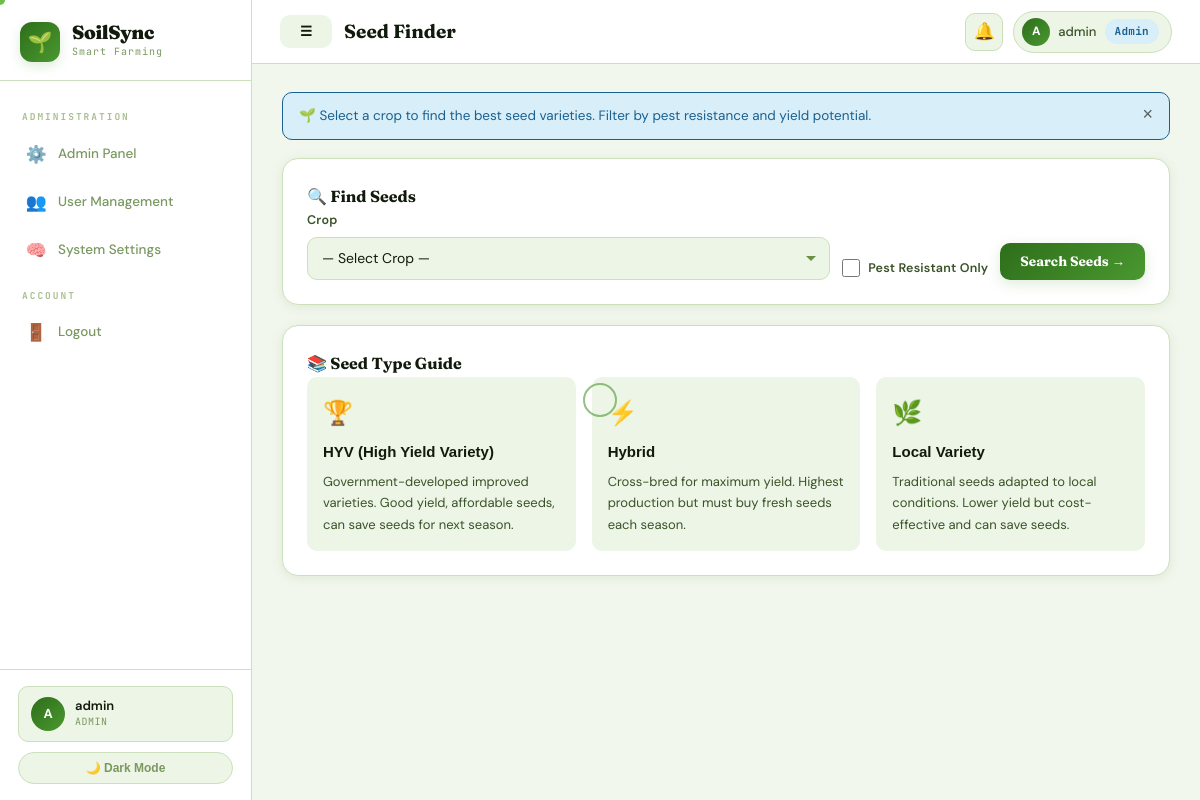
The page /seeds.php (signed in) on the database its author committed.
### tables this page shows
CREATE TABLE `users` (
  `id` int(11) NOT NULL,
  `name` varchar(100) NOT NULL,
  `phone` varchar(20) NOT NULL,
  `password` varchar(255) NOT NULL,
  `role` enum('farmer','expert','admin') DEFAULT 'farmer',
  `location_id` int(11) DEFAULT NULL,
  `created_at` timestamp NOT NULL DEFAULT current_timestamp(),
  `fc_card_number` varchar(20) DEFAULT NULL,
  `fc_category` enum('landless','marginal','small','medium','large') DEFAULT NULL,
  `fc_land_size` decimal(8,2) DEFAULT NULL,
  `fc_bank_account` varchar(30) DEFAULT NULL,
  `fc_registered_at` datetime DEFAULT NULL,
  `fc_phase` enum('pre_pilot','pilot','national') DEFAULT NULL
);

### db.php (called while the page is built, shortened)
<?php
function isLoggedIn(): bool {
    return isset($_SESSION['user_id']) && !empty($_SESSION['user_id']);
}
function currentUser($conn): ?array {
    $id = (int)$_SESSION['user_id'];
    $r = $conn->query("
        SELECT u.*, l.division, l.district
        FROM users u
        LEFT JOIN locations l ON u.location_id=l.id
        WHERE u.id=$id
        LIMIT 1
    ");
    return $r ? $r->fetch_assoc() : null;
}
?>

### seeds.php (the view, shortened to what this page needs)
<?php
require_once 'db.php';
$pageTitle = 'Seed Finder';
$activeNav = 'seeds';
$filterPR = isset($_GET['pest_resistant']);
include 'layout.php';
?>
<div class="alert alert-info">
🌱 Select a crop to find the best seed varieties.
Filter by pest resistance and yield potential.
</div>
<div class="card" style="margin-bottom:20px">
    <div class="card-title">
        🔍 Find Seeds
    </div>
    <form
        method="get"
        style="display:flex;gap:12px;flex-wrap:wrap;align-items:flex-end"
    >
        <div
            class="form-group"
            style="margin:0;flex:1;min-width:200px"
        >
            <label>Crop</label>
            <select name="crop_id">
                <option value="">
                    — Select Crop —
                </option>
            </select>
        </div>
        <div
            style="
            display:flex;
            align-items:center;
            gap:8px;
            padding-bottom:2px
            "
        >
            <input
                type="checkbox"
                id="pr"
                name="pest_resistant"
                <?= $filterPR ? 'checked' : '' ?>
                style="width:18px;height:18px"
            >
            <label
                for="pr"
                style="margin:0;cursor:pointer"
            >
                Pest Resistant Only
            </label>
        </div>
        <button type="submit" class="btn btn-primary">
            Search Seeds →
        </button>
    </form>
</div>
<div class="card" style="margin-top:20px">
<div class="card-title">
    📚 Seed Type Guide
</div>
<div class="grid-3">
    <div
        style="
        padding:16px;
        background:var(--surface2);
        border-radius:var(--radius-sm)
        "
    >
        <div style="font-size:24px;margin-bottom:8px">
            🏆
        </div>
        <div
            style="
            font-family:'Syne',sans-serif;
            font-weight:700;
            margin-bottom:6px
            "
        >
            HYV (High Yield Variety)
        </div>
        <div style="font-size:13px;color:var(--text2)">
            Government-developed improved varieties.
            Good yield, affordable seeds,
            can save seeds for next season.
        </div>
    </div>
    <div
        style="
        padding:16px;
        background:var(--surface2);
        border-radius:var(--radius-sm)
        "
    >
        <div style="font-size:24px;margin-bottom:8px">
            ⚡
        </div>
        <div
            style="
            font-family:'Syne',sans-serif;
            font-weight:700;
            margin-bottom:6px
            "
        >
            Hybrid
        </div>
        <div style="font-size:13px;color:var(--text2)">
            Cross-bred for maximum yield.
            Highest production but must buy fresh seeds each season.
        </div>
    </div>
    <div
        style="
        padding:16px;
        background:var(--surface2);
        border-radius:var(--radius-sm)
        "
    >
        <div style="font-size:24px;margin-bottom:8px">
            🌿
        </div>
        <div
            style="
            font-family:'Syne',sans-serif;
            font-weight:700;
            margin-bottom:6px
            "
        >
            Local Variety
        </div>
        <div style="font-size:13px;color:var(--text2)">
            Traditional seeds adapted to local conditions.
            Lower yield but cost-effective and can save seeds.
        </div>
    </div>
</div>
</div>
<?php include 'layout_end.php'; ?>

### layout.php (shortened to what this page needs)
<?php
$user        = currentUser($conn);
$userName    = $user['name'] ?? 'User';
$userInitial = strtoupper(substr($userName, 0, 1));
$userRole    = $user['role'] ?? 'farmer';
$nav = [];
switch ($userRole) {
  case 'admin':
    $nav = [
      'admin' => [
        ['href'=>'admin.php','icon'=>'⚙️','label'=>'Admin Panel','key'=>'admin'],
        ['href'=>'users.php','icon'=>'👥','label'=>'User Management','key'=>'users'],
        ['href'=>'system.php','icon'=>'🧠','label'=>'System Settings','key'=>'system'],
      ],
    ];
    break;
}
?>
<!DOCTYPE html>
<html lang="en" data-theme="light">
<head>
  <link rel="stylesheet" href="style.css">
</head>
<body>
<div class="app-layout">
  <aside class="sidebar" id="sidebar">
    <div class="sidebar-logo">
      <div class="logo-badge">🌱</div>
      <div class="logo-text-wrap">
        <div class="logo-name">SoilSync</div>
        <div class="logo-tag">Smart Farming</div>
      </div>
    </div>
    <nav class="sidebar-nav">
      <?php
      $sectionLabels = [
        'main'=>'Navigation',
        'monitor'=>'Monitor',
        'resources'=>'Resources',
        'expert'=>'Expert Tools',
        'admin'=>'Administration'
      ];
      foreach ($nav as $section => $items):
      ?>
        <div class="nav-section-label">
          <?= $sectionLabels[$section] ?? ucfirst($section) ?>
        </div>
        <?php foreach ($items as $item):
          $isActive = ($activeNav ?? '') === $item['key'];
        ?>
          <a href="<?= $item['href'] ?>" class="nav-item <?= $isActive ? 'active' : '' ?>">
            <span class="nav-ic"><?= $item['icon'] ?></span>
            <span><?= $item['label'] ?></span>
          </a>
        <?php endforeach; ?>
      <?php endforeach; ?>
      <div class="nav-section-label">Account</div>
      <a href="logout.php" class="nav-item">
        <span class="nav-ic">🚪</span>
        <span>Logout</span>
      </a>
    </nav>
    <div class="sidebar-footer">
      <div class="sidebar-user">
        <div class="u-av"><?= $userInitial ?></div>
        <div>
          <div class="u-name"><?= htmlspecialchars($userName) ?></div>
          <div class="u-role"><?= ucfirst($userRole) ?></div>
        </div>
      </div>
      <button class="theme-btn" onclick="toggleTheme()">
        🌙 Dark Mode
      </button>
    </div>
  </aside>
  <div class="main-wrap">
    <header class="topbar">
      <div class="topbar-left">
        <button class="mobile-menu-btn btn" id="mobileMenuBtn">☰</button>
        <span class="topbar-title"><?= htmlspecialchars($pageTitle ?? 'Dashboard') ?></span>
      </div>
      <div class="topbar-right">
        <a href="notifications.php" class="topbar-notif-btn">
          🔔
        </a>
        <div class="topbar-user">
          <div class="t-av"><?= $userInitial ?></div>
          <span><?= htmlspecialchars(explode(' ', $userName)[0]) ?></span>
          <?php if ($userRole !== 'farmer'): ?>
            <span class="badge badge-info"><?= ucfirst($userRole) ?></span>
          <?php endif; ?>
        </div>
      </div>
    </header>
    <div class="page-body">

### rows shown on the page
users: name "A", name "admin", role "ADMIN", role "Admin"

### other values the page prints
$sectionLabels[$section] "ADMINISTRATION"
$item['icon'] "⚙️"
$item['label'] "Admin Panel"
$item['icon'] "👥"
$item['label'] "User Management"
$item['icon'] "🧠"
$item['label'] "System Settings"
$pageTitle "Seed Finder"
